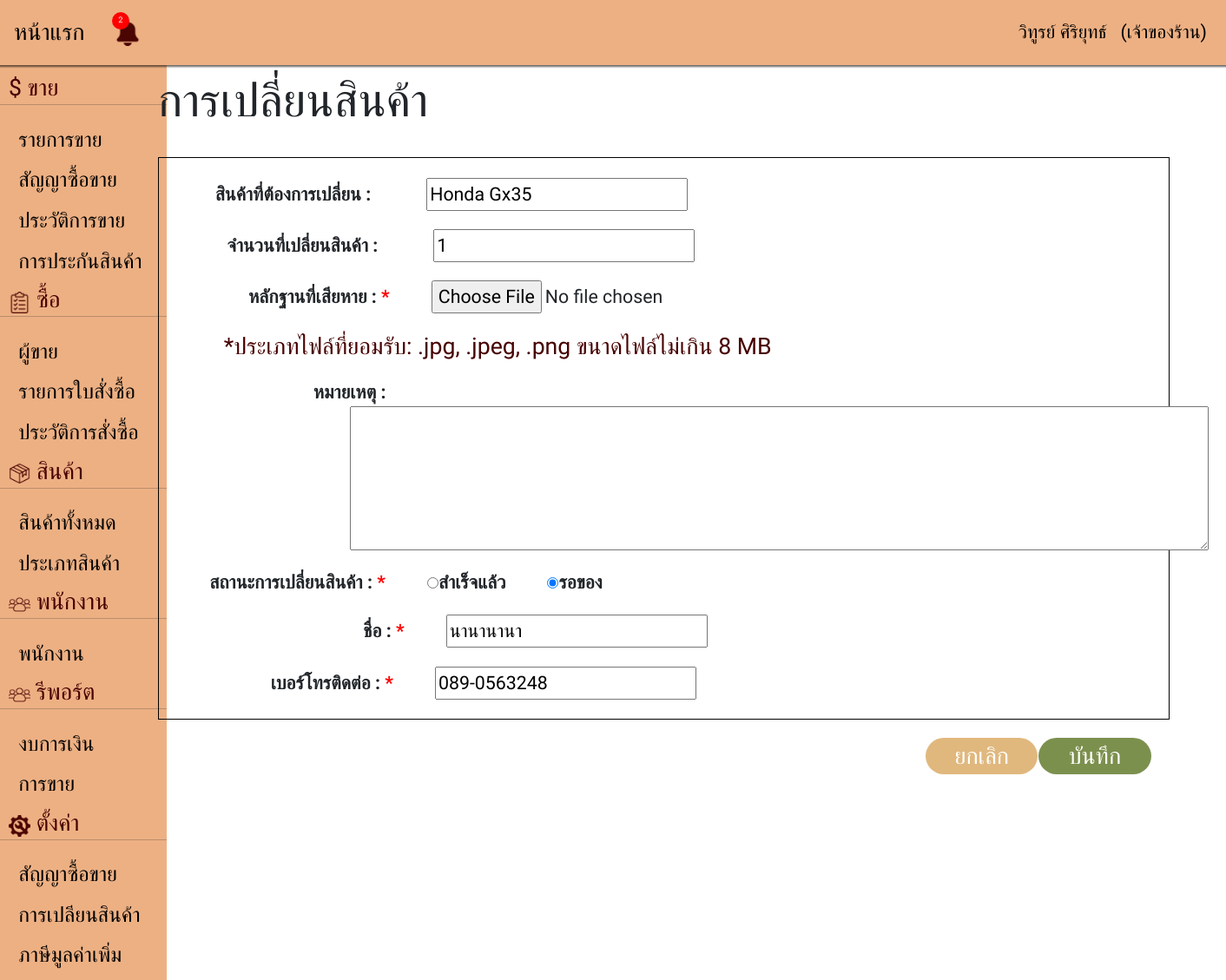
Screenshot of /editproductexchange.php?id=1 (signed in) with the database file from the repository.
### tables this page shows
CREATE TABLE `product_exchange_tb` (
  `product_exchange_id` int(5) NOT NULL COMMENT 'รหัสการเปลี่ยนสินค้า',
  `product_id` int(5) NOT NULL COMMENT 'รหัสรายการสินค้า',
  `exchange_date` datetime NOT NULL DEFAULT current_timestamp() COMMENT 'วันที่การเปลี่ยนสินค้า',
  `damage_proof` varchar(255) NOT NULL COMMENT 'หลักฐานความเสียหาย',
  `note` text NOT NULL COMMENT 'หมายเหตุ',
  `exchange_amount` int(5) NOT NULL COMMENT 'จำนวนการเปลี่ยนสินค้า',
  `exchange_status` tinyint(1) NOT NULL DEFAULT 0 COMMENT 'สถานะการเปลี่ยนสินค้า/เปลี่ยนสินค้าแล้วหรือไม่',
  `exchange_period` date DEFAULT NULL COMMENT 'ระยะรับการเปลี่ยนสินค้า',
  `exchange_name` varchar(50) NOT NULL COMMENT 'ชื่อ',
  `exchange_tel` varchar(20) NOT NULL COMMENT 'เบอร์โทร'
);

CREATE TABLE `product_tb` (
  `product_id` int(10) NOT NULL COMMENT 'รหัสรายการสินค้า',
  `product_name` varchar(30) NOT NULL COMMENT 'ชื่อสินค้า',
  `category_id` int(3) NOT NULL COMMENT 'รหัสประเภทของสินค้า',
  `brand` varchar(100) NOT NULL COMMENT 'ยี่ห้อสินค้า',
  `model` varchar(30) NOT NULL DEFAULT '-' COMMENT 'รุ่นสินค้า',
  `sell_id` int(4) NOT NULL COMMENT 'รหัสผู้ขาย',
  `product_detail` longtext NOT NULL COMMENT 'ข้อความรายละเอียดสินค้า',
  `product_img` varchar(255) NOT NULL COMMENT 'รูปภาพสินค้า',
  `product_detail_img` varchar(255) NOT NULL COMMENT 'รูปรายละเอียดสินค้า',
  `product_dlt_unit` int(6) NOT NULL COMMENT 'จำนวนหักจากคลัง',
  `product_unit` varchar(10) NOT NULL COMMENT 'หน่วยนับ',
  `price` float NOT NULL COMMENT 'ราคาขาย',
  `notification_amt` int(2) NOT NULL COMMENT 'จำนวนแจ้งเตือนขั้นต่ำ',
  `product_rm_unit` int(6) NOT NULL COMMENT 'จำนวนในคลัง',
  `product_exchange_id` int(5) NOT NULL COMMENT 'รหัสการเปลี่ยนสินค้า',
  `sales_status` tinyint(1) NOT NULL DEFAULT 1 COMMENT 'สถานะการขาย',
  `set_n_amt` tinyint(1) NOT NULL DEFAULT 0 COMMENT 'ตั้งค่าสินค้าคงคลังขั้นต่ำล่วงหน้า',
  `date_n_amt` date DEFAULT NULL COMMENT 'วันที่เริ่มใช้งานล่วงหน้า',
  `notification_amt2` int(6) DEFAULT NULL COMMENT 'จำนวนแจ้งเตือนขั้นต่ำล่วงหน้า',
  `vat` tinyint(1) NOT NULL COMMENT 'ภาษีมูลค่าเพิ่ม',
  `set_exchange` tinyint(1) NOT NULL COMMENT 'สถานะการเปลี่ยนสินค้า/สินค้ารองรับการเปลี่ยน'
);

### database/Connection.php (called while the page is built)
<?php
function Connection(){
    $servername = "localhost";
    $username = "root";
    $password = "";
    $database = "shop_pj";
    try {
        $conn = new PDO("mysql:host=$servername;dbname=$database", $username, $password);
        $conn->setAttribute(PDO::ATTR_ERRMODE, PDO::ERRMODE_EXCEPTION);
        $conn->query("SET NAMES UTF8");
        return $conn;
    } catch (PDOException $e) {
        throw new Exception("Connection failed: " . $e->getMessage());
    }
}

### database/ProductExchange.php (called while the page is built, shortened)
<?php
include_once("Connection.php");
class ProductExchange
{
    private $conn;
    function __construct()
    {
        $this->conn = Connection();
    }
    public function fetchExchange2Id($id)
    {
        try {
            $sql = "SELECT E.*,P.product_name FROM product_exchange_tb E,product_tb P WHERE E.product_id = P.product_id AND E.product_exchange_id = ?";
            $stmt = $this->conn->prepare($sql);
            $stmt->bindParam(1, $id, PDO::PARAM_INT);
            $stmt->execute();
            $result = $stmt->fetch(PDO::FETCH_ASSOC);
            if (!$result) {
                return [];
            } else {
                return $result;
            }
        } catch (Exception $e) {
            http_response_code(500);
            return [];
        }
    }
}

### editproductexchange.php (the view, shortened to what this page needs)
<!DOCTYPE html>
<html lang="en">
<head>
    <link href="./node_modules/bootstrap/dist/css/bootstrap.min.css" rel="stylesheet">
    <link rel="stylesheet" href="./src/css/editproductexchange.css" />
</head>
<?php
include_once('nav.php');
include_once "./database/ProductExchange.php";
$productexchange = new ProductExchange();
$e = $productexchange->fetchExchange2Id($_GET['id']);
?>
<body>
    <form action="controller/ProductExchange.php" name="form1" id="form1" method="POST">
        <div class="row">
            <div class="col-1 Nbar min-vh-100"><?php include_once('bar.php'); ?></div>
            <div class="col-11">
                <div class="row main">
                    <div class="col-11">
                        <h1>การเปลี่ยนสินค้า</h1>
                    </div>
                </div>
                <table class="mai">
                    <tr>
                        <th>
                            <div class="row a">
                                <div class="col productr">
                                    สินค้าที่ต้องการเปลี่ยน : &nbsp&nbsp</span>
                                    <input type="text" accept="image/*" name="product_name" id="product_name" value="<?= $e['product_name']; ?>" class="inbox" required />
                                </div>
                            </div>
                            <div class="row a">
                                <div class="col productn">
                                    จำนวนที่เปลี่ยนสินค้า : &nbsp&nbsp</span>
                                    <input name="exchange_amount" min="1" step="1" value="1" type="number" id="exchange_amount" class="inbox" value="<?= $e['exchange_amount']; ?>" required />
                                </div>
                            </div>
                            <div class="row a ">
                                <div class="col ev">
                                    หลักฐานที่เสียหาย :<font color="red">&nbsp*</font>
                                    <input type="file" accept="image/*" name="damage_proof" id="damage_proof" class="inbox" value="<?= $e['damage_proof']; ?>" />
                                </div>
                            </div>
                            <div class="row a">
                                <div class="col">
                                    <h5>*ประเภทไฟล์ที่ยอมรับ: .jpg, .jpeg, .png ขนาดไฟล์ไม่เกิน 8 MB</h5>
                                </div>
                            </div>
                            <div class="row a">
                                <div class="col comment">
                                    หมายเหตุ :&nbsp&nbsp&nbsp&nbsp<textarea name="note" id="note" cols="80" rows="5" class="inbox" value="<?= $e['note']; ?>" style="vertical-align:top;"></textarea>
                                </div>
                            </div>
                            <div class="row a">
                                <div class="col status">
                                    สถานะการเปลี่ยนสินค้า :<span style="color: red; ">&nbsp*</span>
                                    <input type="radio" name="exchange_status" id="exchange_status" class="inbox" value="complete">สำเร็จแล้ว
                                    <input type="radio" name="exchange_status" id="exchange_status" class="inbox" value="wait" checked>รอของ
                                </div>
                            </div>
                            <div class="desc" id="wait">
                                <div class="row a">
                                    <div class="col name">
                                        ชื่อ :<span style="color: red; ">&nbsp*</span>
                                        <input name="exchange_name" type="text" id="exchange_name" class="inbox" value="<?= $e['exchange_name']; ?>" />
                                    </div>
                                </div>
                                <div class="row a tel">
                                    <div class="col">
                                        เบอร์โทรติดต่อ :<span style="color: red; ">&nbsp*</span>
                                        <input onkeyup="autoTab2(this)" name="exchange_tel" type="text" id="exchange_tel" class="inbox" value="<?= $e['exchange_tel']; ?>" />
                                    </div>
                                </div>
                            </div>
            </div>
            <div class="row btn-g">
                <div class="col-2">
                    <button type="reset" onclick="window.location= 'productexchangehistory.php'" class="btn-c reset">ยกเลิก</button>
                </div>
                <div class="col-2">
                    <input type="submit" class="btn-c submit" value="บันทึก" />
                </div>
            </div>
        </div>
    </form>
</body>
</html>

### src/css/editproductexchange.css (style rules this page uses)
* { font-family: 'IBM Plex Sans Thai', sans-serif; font-size: 16pt; }
.row { --bs-gutter-x: 0rem; }
.main { margin-top: 4rem; margin-left: 3rem; }
.Nbar { margin-top: 3.5rem; }
.mai { margin-top: 1rem; margin-left: 3rem; }
table, td, th { border: 1px solid black; }
table { border-collapse: collapse; width: 90%; }
th { height: 50px; width: 20%; }
.btn-g { width: 100%; justify-content: end; display: flex; margin-top: 1rem; }
.reset { background-color: #E0B87E; color: white; border: 0ch; margin-left: 4rem; }
.btn-c { border-radius: 25px 25px 25px 25px; font-size: 20pt; width: 60%; }
.submit { background-color: #7C904E; color: white; border: 0ch; }
.a { margin-top: 1rem; margin-left: 3rem; margin-right: -5rem; margin-bottom: 1rem; }
.inbox { margin-left: 2rem }
.productr { margin-left: 0rem; }
.productn { margin-left: 0.65rem; }
.ev { margin-left: 1.8rem; }
.comment { margin-left: 5.3rem; }
.status { margin-left: -0.3rem; }
.name { margin-left: 8rem; }
.tel { margin-left: 6rem; }

### src/css/bar.css (style rules this page uses)
h5 { margin: 0px 0px 0px 10px; color: #470000; }

### rows the page displays
product_exchange_tb: product_name "Honda Gx35", exchange_amount "1", exchange_name "นานานานา", exchange_tel "089-0563248"

### other values shown
count($lost) "2"
$_SESSION['username'] "วิทูรย์ ศิริยุทธ์"
getFullRole($_SESSION['role']) "เจ้าของร้าน"
